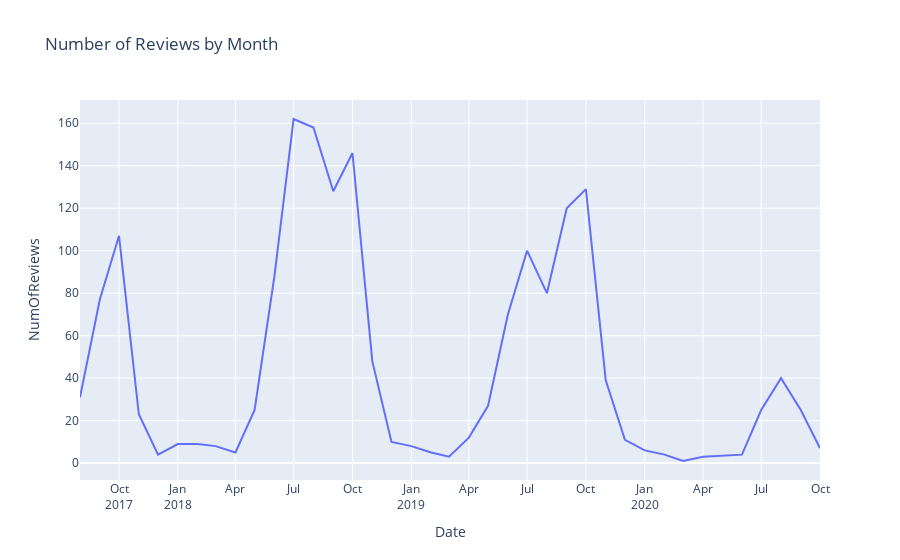

The cell this chart's notebook holds for it:
### Code cell
import plotly.express as px

fig = px.line(pub_monthly_freq, x = 'Date', y = 'NumOfReviews', hover_data = {'Date': '|%B, %Y'},
             title = 'Number of Reviews by Month')
fig.update_xaxes(dtick = 'M3', tickformat = '%b\n%Y')

fig.show()

### Figure 1 — Plotly figure (JSON) as saved in the notebook; plotly's stock layout.template omitted (floating-point values rounded to 4 significant figures)
{"data": [{"customdata": [["2017-08"], ["2017-09"], ["2017-10"], ["2017-11"], ["2017-12"], ["2018-01"], ["2018-02"], ["2018-03"], ["2018-04"], ["2018-05"], ["2018-06"], ["2018-07"], ["2018-08"], ["2018-09"], ["2018-10"], ["2018-11"], ["2018-12"], ["2019-01"], ["2019-02"], ["2019-03"], ["2019-04"], ["2019-05"], ["2019-06"], ["2019-07"], ["2019-08"], ["2019-09"], ["2019-10"], ["2019-11"], ["2019-12"], ["2020-01"], ["2020-02"], ["2020-03"], ["2020-04"], ["2020-06"], ["2020-07"], ["2020-08"], ["2020-09"], ["2020-10"]], "hovertemplate": "Date=%{customdata[0]|%B, %Y}<br>NumOfReviews=%{y}<extra></extra>", "legendgroup": "", "line": {"color": "#636efa", "dash": "solid"}, "mode": "lines", "name": "", "orientation": "v", "showlegend": false, "type": "scatter", "x": ["2017-08", "2017-09", "2017-10", "2017-11", "2017-12", "2018-01", "2018-02", "2018-03", "2018-04", "2018-05", "2018-06", "2018-07", "2018-08", "2018-09", "2018-10", "2018-11", "2018-12", "2019-01", "2019-02", "2019-03", "2019-04", "2019-05", "2019-06", "2019-07", "2019-08", "2019-09", "2019-10", "2019-11", "2019-12", "2020-01", "2020-02", "2020-03", "2020-04", "2020-06", "2020-07", "2020-08", "2020-09", "2020-10"], "xaxis": "x", "y": [31, 77, 107, 23, 4, 9, 9, 8, 5, 25, 88, 162, 158, 128, 146, 48, 10, 8, 5, 3, 12, 27, 70, 100, 80, 120, 129, 39, 11, 6, 4, 1, 3, 4, 25, 40, 25, 7], "yaxis": "y"}], "layout": {"legend": {"tracegroupgap": 0}, "title": {"text": "Number of Reviews by Month"}, "xaxis": {"anchor": "y", "domain": [0, 1], "dtick": "M3", "tickformat": "%b\n%Y", "title": {"text": "Date"}}, "yaxis": {"anchor": "x", "domain": [0, 1], "title": {"text": "NumOfReviews"}}}}
